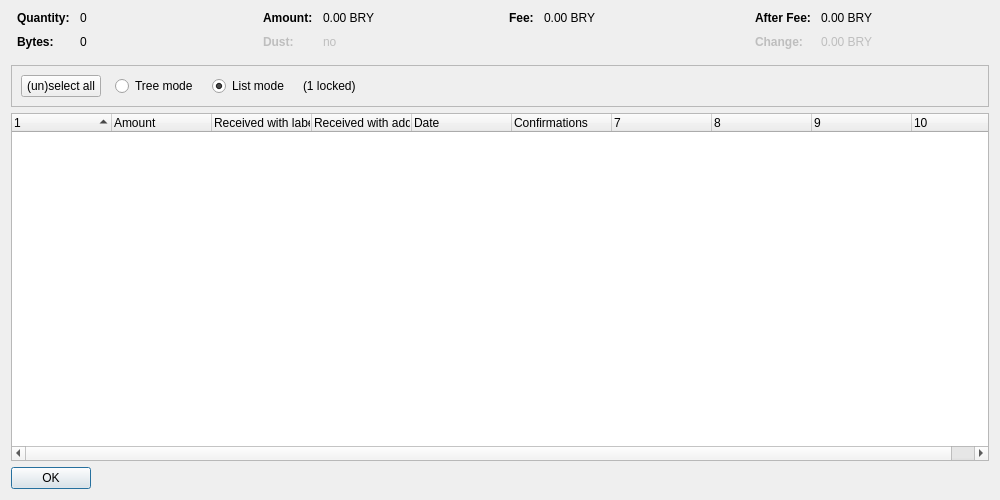
<?xml version="1.0" encoding="UTF-8"?>
<ui version="4.0">
 <class>CoinControlDialog</class>
 <widget class="QDialog" name="CoinControlDialog">
  <property name="geometry">
   <rect>
    <x>0</x>
    <y>0</y>
    <width>1000</width>
    <height>500</height>
   </rect>
  </property>
  <property name="windowTitle">
   <string>Coin Selection</string>
  </property>
  <layout class="QVBoxLayout" name="verticalLayout">
   <item>
    <layout class="QHBoxLayout" name="horizontalLayoutTop" stretch="0,0,0,0">
     <property name="topMargin">
      <number>0</number>
     </property>
     <property name="bottomMargin">
      <number>10</number>
     </property>
     <item>
      <layout class="QFormLayout" name="formLayoutCoinControl1">
       <property name="horizontalSpacing">
        <number>10</number>
       </property>
       <property name="verticalSpacing">
        <number>10</number>
       </property>
       <property name="leftMargin">
        <number>6</number>
       </property>
       <property name="rightMargin">
        <number>6</number>
       </property>
       <item row="0" column="0">
        <widget class="QLabel" name="labelCoinControlQuantityText">
         <property name="font">
          <font>
           <weight>75</weight>
           <bold>true</bold>
          </font>
         </property>
         <property name="text">
          <string>Quantity:</string>
         </property>
        </widget>
       </item>
       <item row="0" column="1">
        <widget class="QLabel" name="labelCoinControlQuantity">
         <property name="cursor">
          <cursorShape>IBeamCursor</cursorShape>
         </property>
         <property name="contextMenuPolicy">
          <enum>Qt::ActionsContextMenu</enum>
         </property>
         <property name="text">
          <string notr="true">0</string>
         </property>
         <property name="textInteractionFlags">
          <set>Qt::LinksAccessibleByMouse|Qt::TextSelectableByKeyboard|Qt::TextSelectableByMouse</set>
         </property>
        </widget>
       </item>
       <item row="1" column="0">
        <widget class="QLabel" name="labelCoinControlBytesText">
         <property name="font">
          <font>
           <weight>75</weight>
           <bold>true</bold>
          </font>
         </property>
         <property name="text">
          <string>Bytes:</string>
         </property>
        </widget>
       </item>
       <item row="1" column="1">
        <widget class="QLabel" name="labelCoinControlBytes">
         <property name="cursor">
          <cursorShape>IBeamCursor</cursorShape>
         </property>
         <property name="contextMenuPolicy">
          <enum>Qt::ActionsContextMenu</enum>
         </property>
         <property name="text">
          <string notr="true">0</string>
         </property>
         <property name="textInteractionFlags">
          <set>Qt::LinksAccessibleByMouse|Qt::TextSelectableByKeyboard|Qt::TextSelectableByMouse</set>
         </property>
        </widget>
       </item>
      </layout>
     </item>
     <item>
      <layout class="QFormLayout" name="formLayoutCoinControl2">
       <property name="horizontalSpacing">
        <number>10</number>
       </property>
       <property name="verticalSpacing">
        <number>10</number>
       </property>
       <property name="leftMargin">
        <number>6</number>
       </property>
       <property name="rightMargin">
        <number>6</number>
       </property>
       <item row="0" column="0">
        <widget class="QLabel" name="labelCoinControlAmountText">
         <property name="font">
          <font>
           <weight>75</weight>
           <bold>true</bold>
          </font>
         </property>
         <property name="text">
          <string>Amount:</string>
         </property>
        </widget>
       </item>
       <item row="0" column="1">
        <widget class="QLabel" name="labelCoinControlAmount">
         <property name="cursor">
          <cursorShape>IBeamCursor</cursorShape>
         </property>
         <property name="contextMenuPolicy">
          <enum>Qt::ActionsContextMenu</enum>
         </property>
         <property name="text">
          <string notr="true">0.00 BRY</string>
         </property>
         <property name="textInteractionFlags">
          <set>Qt::LinksAccessibleByMouse|Qt::TextSelectableByKeyboard|Qt::TextSelectableByMouse</set>
         </property>
        </widget>
       </item>
       <item row="1" column="0">
        <widget class="QLabel" name="labelCoinControlLowOutputText">
         <property name="enabled">
          <bool>false</bool>
         </property>
         <property name="font">
          <font>
           <weight>75</weight>
           <bold>true</bold>
          </font>
         </property>
         <property name="text">
          <string>Dust:</string>
         </property>
        </widget>
       </item>
       <item row="1" column="1">
        <widget class="QLabel" name="labelCoinControlLowOutput">
         <property name="enabled">
          <bool>false</bool>
         </property>
         <property name="cursor">
          <cursorShape>IBeamCursor</cursorShape>
         </property>
         <property name="contextMenuPolicy">
          <enum>Qt::ActionsContextMenu</enum>
         </property>
         <property name="text">
          <string notr="true">no</string>
         </property>
         <property name="textInteractionFlags">
          <set>Qt::LinksAccessibleByMouse|Qt::TextSelectableByKeyboard|Qt::TextSelectableByMouse</set>
         </property>
        </widget>
       </item>
      </layout>
     </item>
     <item>
      <layout class="QFormLayout" name="formLayoutCoinControl3">
       <property name="horizontalSpacing">
        <number>10</number>
       </property>
       <property name="verticalSpacing">
        <number>10</number>
       </property>
       <property name="leftMargin">
        <number>6</number>
       </property>
       <property name="rightMargin">
        <number>6</number>
       </property>
       <item row="0" column="0">
        <widget class="QLabel" name="labelCoinControlFeeText">
         <property name="font">
          <font>
           <weight>75</weight>
           <bold>true</bold>
          </font>
         </property>
         <property name="text">
          <string>Fee:</string>
         </property>
        </widget>
       </item>
       <item row="0" column="1">
        <widget class="QLabel" name="labelCoinControlFee">
         <property name="cursor">
          <cursorShape>IBeamCursor</cursorShape>
         </property>
         <property name="contextMenuPolicy">
          <enum>Qt::ActionsContextMenu</enum>
         </property>
         <property name="text">
          <string notr="true">0.00 BRY</string>
         </property>
         <property name="textInteractionFlags">
          <set>Qt::LinksAccessibleByMouse|Qt::TextSelectableByKeyboard|Qt::TextSelectableByMouse</set>
         </property>
        </widget>
       </item>
      </layout>
     </item>
     <item>
      <layout class="QFormLayout" name="formLayoutCoinControl4">
       <property name="horizontalSpacing">
        <number>10</number>
       </property>
       <property name="verticalSpacing">
        <number>10</number>
       </property>
       <property name="leftMargin">
        <number>6</number>
       </property>
       <property name="rightMargin">
        <number>6</number>
       </property>
       <item row="0" column="0">
        <widget class="QLabel" name="labelCoinControlAfterFeeText">
         <property name="font">
          <font>
           <weight>75</weight>
           <bold>true</bold>
          </font>
         </property>
         <property name="text">
          <string>After Fee:</string>
         </property>
        </widget>
       </item>
       <item row="0" column="1">
        <widget class="QLabel" name="labelCoinControlAfterFee">
         <property name="cursor">
          <cursorShape>IBeamCursor</cursorShape>
         </property>
         <property name="contextMenuPolicy">
          <enum>Qt::ActionsContextMenu</enum>
         </property>
         <property name="text">
          <string notr="true">0.00 BRY</string>
         </property>
         <property name="textInteractionFlags">
          <set>Qt::LinksAccessibleByMouse|Qt::TextSelectableByKeyboard|Qt::TextSelectableByMouse</set>
         </property>
        </widget>
       </item>
       <item row="1" column="0">
        <widget class="QLabel" name="labelCoinControlChangeText">
         <property name="enabled">
          <bool>false</bool>
         </property>
         <property name="font">
          <font>
           <weight>75</weight>
           <bold>true</bold>
          </font>
         </property>
         <property name="text">
          <string>Change:</string>
         </property>
        </widget>
       </item>
       <item row="1" column="1">
        <widget class="QLabel" name="labelCoinControlChange">
         <property name="enabled">
          <bool>false</bool>
         </property>
         <property name="cursor">
          <cursorShape>IBeamCursor</cursorShape>
         </property>
         <property name="contextMenuPolicy">
          <enum>Qt::ActionsContextMenu</enum>
         </property>
         <property name="text">
          <string notr="true">0.00 BRY</string>
         </property>
         <property name="textInteractionFlags">
          <set>Qt::LinksAccessibleByMouse|Qt::TextSelectableByKeyboard|Qt::TextSelectableByMouse</set>
         </property>
        </widget>
       </item>
      </layout>
     </item>
    </layout>
   </item>
   <item>
    <widget class="QFrame" name="frame">
     <property name="minimumSize">
      <size>
       <width>0</width>
       <height>40</height>
      </size>
     </property>
     <property name="frameShape">
      <enum>QFrame::StyledPanel</enum>
     </property>
     <property name="frameShadow">
      <enum>QFrame::Sunken</enum>
     </property>
     <layout class="QHBoxLayout" name="horizontalLayout">
      <item>
       <layout class="QHBoxLayout" name="horizontalLayoutPanel" stretch="0,0,0,0,0">
        <property name="spacing">
         <number>14</number>
        </property>
        <item>
         <widget class="QPushButton" name="pushButtonSelectAll">
          <property name="sizePolicy">
           <sizepolicy hsizetype="Maximum" vsizetype="Fixed">
            <horstretch>0</horstretch>
            <verstretch>0</verstretch>
           </sizepolicy>
          </property>
          <property name="text">
           <string>(un)select all</string>
          </property>
          <property name="autoDefault">
           <bool>false</bool>
          </property>
         </widget>
        </item>
        <item>
         <widget class="QRadioButton" name="radioTreeMode">
          <property name="sizePolicy">
           <sizepolicy hsizetype="Maximum" vsizetype="Fixed">
            <horstretch>0</horstretch>
            <verstretch>0</verstretch>
           </sizepolicy>
          </property>
          <property name="text">
           <string>Tree mode</string>
          </property>
         </widget>
        </item>
        <item>
         <widget class="QRadioButton" name="radioListMode">
          <property name="sizePolicy">
           <sizepolicy hsizetype="Maximum" vsizetype="Fixed">
            <horstretch>0</horstretch>
            <verstretch>0</verstretch>
           </sizepolicy>
          </property>
          <property name="text">
           <string>List mode</string>
          </property>
          <property name="checked">
           <bool>true</bool>
          </property>
         </widget>
        </item>
        <item>
         <widget class="QLabel" name="labelLocked">
          <property name="text">
           <string notr="true">(1 locked)</string>
          </property>
         </widget>
        </item>
        <item>
         <spacer name="horizontalSpacer">
          <property name="orientation">
           <enum>Qt::Horizontal</enum>
          </property>
          <property name="sizeHint" stdset="0">
           <size>
            <width>40</width>
            <height>20</height>
           </size>
          </property>
         </spacer>
        </item>
       </layout>
      </item>
     </layout>
    </widget>
   </item>
   <item>
    <widget class="CoinControlTreeWidget" name="treeWidget">
     <property name="contextMenuPolicy">
      <enum>Qt::CustomContextMenu</enum>
     </property>
     <property name="sortingEnabled">
      <bool>false</bool>
     </property>
     <property name="columnCount">
      <number>10</number>
     </property>
     <attribute name="headerShowSortIndicator" stdset="0">
      <bool>true</bool>
     </attribute>
     <attribute name="headerStretchLastSection">
      <bool>false</bool>
     </attribute>
     <column>
      <property name="text">
       <string/>
      </property>
     </column>
     <column>
      <property name="text">
       <string>Amount</string>
      </property>
     </column>
     <column>
      <property name="text">
       <string>Received with label</string>
      </property>
     </column>
     <column>
      <property name="text">
       <string>Received with address</string>
      </property>
     </column>
     <column>
      <property name="text">
       <string>Date</string>
      </property>
     </column>
     <column>
      <property name="text">
       <string>Confirmations</string>
      </property>
      <property name="toolTip">
       <string>Confirmed</string>
      </property>
     </column>
     <column>
      <property name="text">
       <string/>
      </property>
     </column>
     <column>
      <property name="text">
       <string/>
      </property>
     </column>
     <column>
      <property name="text">
       <string/>
      </property>
     </column>
     <column>
      <property name="text">
       <string/>
      </property>
     </column>
    </widget>
   </item>
   <item>
    <widget class="QDialogButtonBox" name="buttonBox">
     <property name="sizePolicy">
      <sizepolicy hsizetype="Maximum" vsizetype="Fixed">
       <horstretch>0</horstretch>
       <verstretch>0</verstretch>
      </sizepolicy>
     </property>
     <property name="orientation">
      <enum>Qt::Horizontal</enum>
     </property>
     <property name="standardButtons">
      <set>QDialogButtonBox::Ok</set>
     </property>
    </widget>
   </item>
  </layout>
 </widget>
 <customwidgets>
  <customwidget>
   <class>CoinControlTreeWidget</class>
   <extends>QTreeWidget</extends>
   <header>qt/coincontroltreewidget.h</header>
  </customwidget>
 </customwidgets>
 <resources/>
 <connections/>
</ui>
